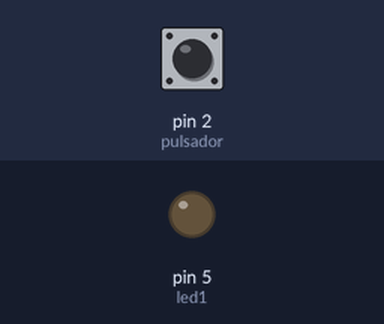
Bench run of a sketch on a simulated Arduino Uno, built with avr-gcc and run on an emulated ATmega328P. On the bench: output pins drawn as LEDs (lit = HIGH). The test bench sets the inputs (shaded band); at power-on: pin 2 (pulsador) LOW.

Above: at 2.8 s.
2.9 s: pin 2 (pulsador) pulled HIGH for 1.2 s
At 4.3 s:
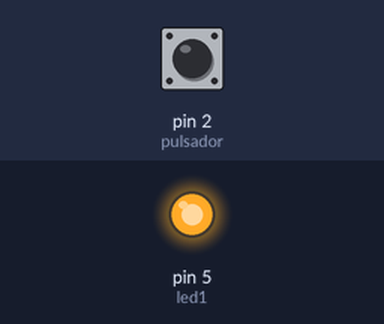
Timing chart, 0 to 5.9 s (numbered marks = the images above; inputs shaded):
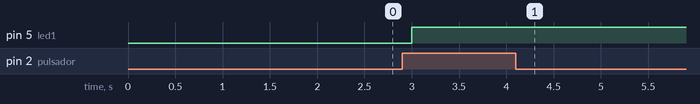

The sketch:

pulsador_con_dos_leds.ino
```cpp
int led1 = 5 ;
int led2 = 7;
int pulsador = 2;
int A;
int estadofoco;
void setup() {
  pinMode(pulsador, INPUT);
  pinMode(led1, OUTPUT);
}
void loop() {
  A=digitalRead(2);
  Serial.println(A);
 if (A==1)
 {if(estadofoco==0){
          digitalWrite(led1,HIGH);
          estadofoco = 1;
 }
     else
         digitalWrite(led1,LOW);
         estadofoco = 0;
 }
 delay(1000);
 }
```

Measured:
- after the input at 2.9 s, pin 5 (led1): LOW → HIGH after 0.10 s
